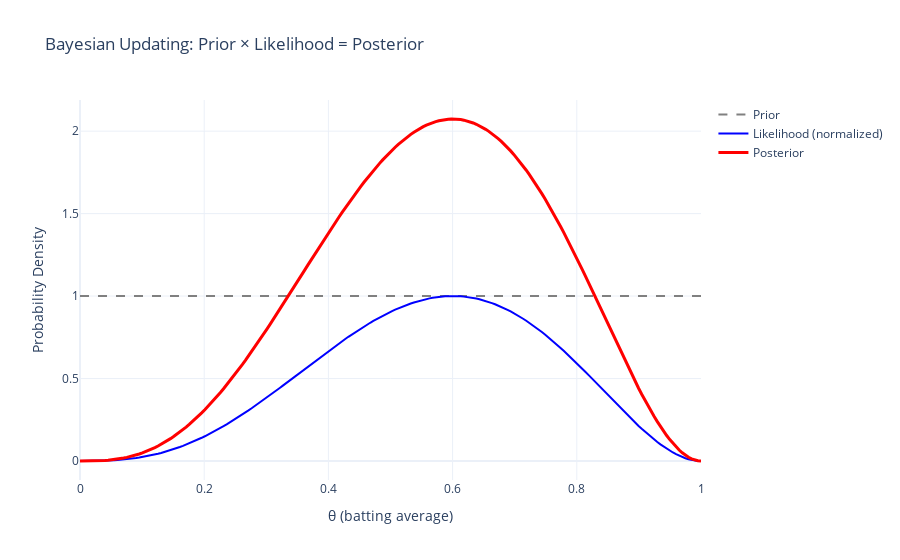

The notebook cell this image was saved under:
### Markdown cell above
## Section 1.2: Bayesian Inference Primer

Before we learn the PyMC API or dive into Gaussian processes, let's build intuition for the Bayesian framework itself. Understanding how we update beliefs with data is fundamental to everything that follows.

### The Three-Step Bayesian Workflow

Every Bayesian analysis follows the same three-step pattern:

1. **Specify a probability model**: Assign probability distributions to all unknowns—parameters, predictions, even missing data
2. **Calculate the posterior distribution**: Update our beliefs by combining prior knowledge with observed data  
3. **Check and interpret**: Validate the model and draw conclusions

This workflow applies whether we're estimating a simple proportion or building complex Gaussian process models.

### Bayes' Theorem: The Foundation

At its heart, Bayesian inference is about updating beliefs with data. We start with prior knowledge (the prior), observe data (the likelihood), and combine them through multiplication to get updated knowledge (the posterior):

$$P(\theta | y) \propto P(y | \theta) P(\theta)$$

**Reading this equation aloud:**
- **Posterior** ∝ **Likelihood** × **Prior**
- What we believe about $\theta$ after seeing data is proportional to how likely the data would be under different $\theta$ values, weighted by what we believed before

This seemingly simple equation is incredibly powerful. Think of it visually: if your prior was a curve and the likelihood was another curve, the posterior is their product—peaks where both agree, valleys where they disagree.

The proportionality constant is just a normalization factor ensuring probabilities sum to one—important mathematically, but not essential for building intuition.

### A Concrete Example: Estimating a Batting Average

Let's work through a simple analytical example to see Bayesian updating in action. Imagine we want to estimate the true batting average $\theta$ for a baseball player—the probability they get a hit in any given plate appearance.

**Setup**: We observe a player get 3 hits in their first 5 plate appearances. What can we infer about their true batting average $\theta$?

**Step 1: Specify the model**
- **Likelihood** (Binomial): Number of hits follows $\text{Binomial}(n=5, p=\theta)$
- **Prior** (Beta): We start with a uniform prior, $\text{Beta}(1, 1)$—maximum uncertainty about $\theta$

**Step 2: Compute the posterior**

The beautiful thing about the Beta-Binomial combination is that we can calculate the posterior analytically—no fancy algorithms needed! This is called *conjugacy*.

The posterior is $\text{Beta}(1+3, 1+2) = \text{Beta}(4, 3)$. Notice how the parameters simply add:
- Prior "hits": 1 -> Posterior: 1 + 3 = 4
- Prior "outs": 1 -> Posterior: 1 + 2 = 3

Let's visualize this updating process:

### Code cell
# Setup: 3 hits from 5 plate appearances
n, y = 5, 3
theta = np.linspace(0, 1, 200)

# Prior: Beta(1, 1) = Uniform
prior = stats.beta.pdf(theta, 1, 1)

# Likelihood: Binomial (normalized for visibility)
likelihood = theta**y * (1-theta)**(n-y)
likelihood = likelihood / likelihood.max()

# Posterior: Beta(1+y, 1+n-y) = Beta(4, 3)
posterior = stats.beta.pdf(theta, 1+y, 1+n-y)

# Visualize
fig = go.Figure()
fig.add_trace(go.Scatter(x=theta, y=prior, name='Prior',
                         mode='lines', line=dict(color='gray', width=2, dash='dash')))
fig.add_trace(go.Scatter(x=theta, y=likelihood, name='Likelihood (normalized)',
                         mode='lines', line=dict(color='blue', width=2)))
fig.add_trace(go.Scatter(x=theta, y=posterior, name='Posterior',
                         mode='lines', line=dict(color='red', width=3)))

fig.update_layout(
    title='Bayesian Updating: Prior × Likelihood = Posterior',
    xaxis_title='θ (batting average)',
    yaxis_title='Probability Density',
    showlegend=True
)
fig.show()

# Posterior mean
posterior_mean = (1 + y) / (1 + 1 + n)
print(f"\nPosterior mean: {posterior_mean:.3f}")
print(f"This is between our prior mean (0.5) and the observed proportion ({y/n:.3f})")

### Figure 1 — Plotly figure (JSON) as saved in the notebook; plotly's stock layout.template omitted (floating-point values rounded to 4 significant figures; data arrays with more than 128 entries replaced by an {"elided": "..."} marker saying what was removed)
{"data": [{"line": {"color": "gray", "dash": "dash", "width": 2}, "mode": "lines", "name": "Prior", "type": "scatter", "x": {"elided": "200 float values"}, "y": {"elided": "200 float values"}}, {"line": {"color": "blue", "width": 2}, "mode": "lines", "name": "Likelihood (normalized)", "type": "scatter", "x": {"elided": "200 float values"}, "y": {"elided": "200 float values"}}, {"line": {"color": "red", "width": 3}, "mode": "lines", "name": "Posterior", "type": "scatter", "x": {"elided": "200 float values"}, "y": {"elided": "200 float values"}}], "layout": {"showlegend": true, "title": {"text": "Bayesian Updating: Prior × Likelihood = Posterior"}, "xaxis": {"title": {"text": "θ (batting average)"}}, "yaxis": {"title": {"text": "Probability Density"}}}}
